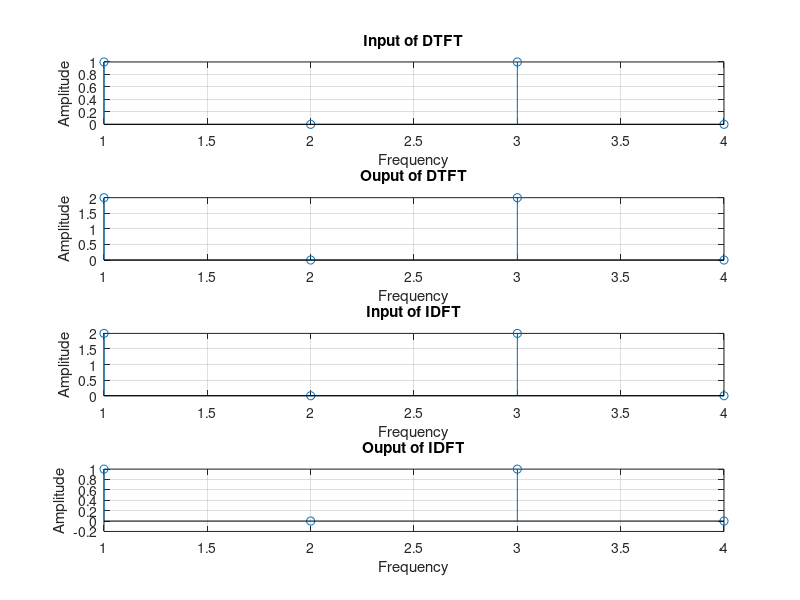

MATLAB code to generate this figure:
N=4;
x=[1 0 1 0];
y=zeros(1,N);
z=zeros(1,N);
for k=0:1:N-1
  for n=0:1:N-1
    y(k+1)=y(k+1)+x(n+1)*exp((-j*2*pi*k*n)/N);
  endfor
end
subplot(4,1,1)
stem(x)
hold on
grid on
xlabel("Frequency")
ylabel("Amplitude")
title("Input of DTFT")
subplot(4,1,2)
stem(y)
hold on
grid on
xlabel("Frequency")
ylabel("Amplitude")
title("Ouput of DTFT")
for n=0:1:N-1
  for k=0:1:N-1
    z(n+1)=z(n+1)+((1/N)*(y(k+1)*exp((j*2*pi*k*n)/N)));
  endfor
end
subplot(4,1,3)
stem(y)
hold on
grid on
xlabel("Frequency")
ylabel("Amplitude")
title("Input of IDFT")
subplot(4,1,4)
stem(z)
hold on
grid on
xlabel("Frequency")
ylabel("Amplitude")
title("Ouput of IDFT")
